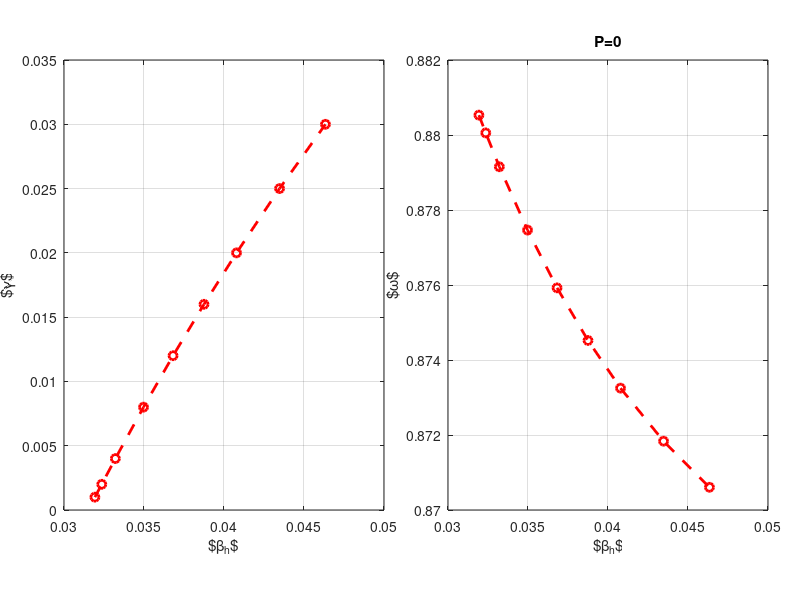

The MATLAB source for this figure: (Note: this script raises an error after producing the figure.)
clear;
clf;

gamma=[0.001            0.002            0.004           0.008          0.012               0.016           0.02            0.025                   0.03];
omega=[0.880530166626   0.880056095123   0.879152965546  0.877464962006 0.875923824310      0.874520969391  0.873249721527  0.871835422516        0.870606136322];
beta_h=[0.031930639361  0.032359585558   0.033210189630  0.034970529593 0.036814950984      0.038749959036  0.040782435211  0.043471629399        0.046340875013];


 set(gcf,'Units','points','position',[100 500 1200 600],'Color',[1 1 1]);
% 
% % 
 hax=axes('Position',[0.08 0.15 0.4 0.75],'FontSize',24,'FontName','Latex'); 

plot(beta_h,gamma,'ro--','LineWidth',2);
xlabel('$\beta_h$');
ylabel('$\gamma$');
ylim([0 0.035]);
grid on;
hax=axes('Position',[0.56 0.15 0.4 0.75],'FontSize',24); 
plot(beta_h,omega,'ro--','LineWidth',2);
xlabel('$\beta_h$');
ylabel('$\omega$');
grid on;

title('P=0');

myprint('test_gamma_beta');